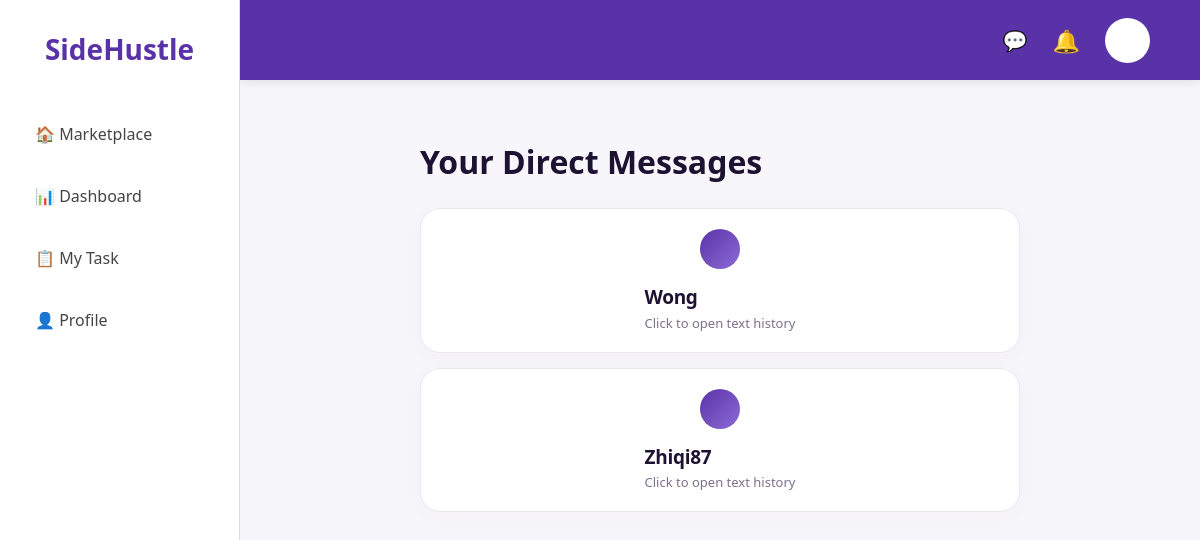
Page /private_inbox (signed in) on the committed database.
### app.py (models this page shows)
class DirectMessage(db.Model):
    id = db.Column(db.Integer, primary_key=True)
    sender_username = db.Column(db.String(50), nullable=False)
    receiver_username = db.Column(db.String(50), nullable=False)
    content = db.Column(db.Text, nullable=False)
    timestamp = db.Column(db.DateTime, default=db.func.now())
    is_read = db.Column(db.Boolean, default=False)

### app.py (the view)
@app.route('/private_inbox')
def private_inbox():
    if 'user_id' not in session:
        return redirect(url_for('login'))
    current_user = User.query.get(session['user_id'])
    sent_msgs = DirectMessage.query.filter_by(sender_username=current_user.username).all()
    rcvd_msgs = DirectMessage.query.filter_by(receiver_username=current_user.username).all()
    chat_partners = set()
    for msg in sent_msgs:
        chat_partners.add(msg.receiver_username)
    for msg in rcvd_msgs:
        chat_partners.add(msg.sender_username)
    return render_template('private_inbox.html', chat_partners=list(chat_partners), user=current_user)

### app.py (called while the page is built)
@app.context_processor
def inject_notifications():
    if 'user_id' in session:
        current_user = User.query.get(session['user_id'])
        if current_user:
            user_notifications = Notification.query.filter_by(
                user_id=current_user.id
            ).order_by(Notification.id.desc()).limit(5).all()
            return dict(notifications=user_notifications)
        else:
            session.pop('user_id', None)
    return dict(notifications=[])

@app.context_processor
def inject_notifications():
    if 'user_id' in session:
        current_user = User.query.get(session['user_id'])
        if current_user:
            user_notifications = Notification.query.filter_by(user_id=current_user.id).order_by(Notification.id.desc()).limit(5).all()
            return dict(notifications=user_notifications)
        else:
            session.pop('user_id', None)
    return dict(notifications=[])

### templates/private_inbox.html
{% extends "base.html" %}
{% block content %}
<div class="container" style="max-width: 600px; margin: 0 auto; padding: 20px 0;">
    <h1 style="color: #1e1233; font-weight: 800; margin-bottom: 25px;">Your Direct Messages</h1>
    {% if not chat_partners %}
        <div class="card" style="text-align: center; padding: 40px; background: white; border-radius: 20px; border: 1px solid #eae6f0;">
            <p style="color: #7b728c;">No private chats found. You can message people directly through task profile links!</p>
        </div>
    {% else %}
        <div style="display: flex; flex-direction: column; gap: 15px;">
            {% for partner in chat_partners %}
                <a href="{{ url_for('private_chat', username=partner) }}" style="text-decoration: none; color: inherit; display: block;">
                    <div class="card" style="min-height: auto; padding: 20px; display: flex; align-items: center; gap: 15px; background: white; border-radius: 20px; border: 1px solid #eae6f0; transition: 0.2s;">
                        <div style="width: 40px; height: 40px; background: linear-gradient(135deg, #5a32a8, #8c6cd4); border-radius: 50%;"></div>
                        <div>
                            <h3 style="margin: 0; font-size: 16px; color: #1e1233;">{{ partner }}</h3>
                            <p style="margin: 3px 0 0 0; font-size: 13px; color: #7b728c;">Click to open text history</p>
                        </div>
                    </div>
                </a>
            {% endfor %}
        </div>
    {% endif %}
</div>
{% endblock %}

### static/style.css (style rules this page uses)
* { box-sizing: border-box; margin: 0; padding: 0; }
body { font-family: 'Segoe UI', Roboto, Helvetica, Arial, sans-serif; background-color: #f7f6fa; color: #2d263b; overflow-x: hidden; }
.card { background: #ffffff; border-radius: 20px; padding: 24px; border: 1px solid #eae6f0; box-shadow: 0 4px 20px rgba(90, 50, 168, 0.03); display: flex; flex-direction: column; justify-content: space-between; min-height: 320px; transition: all 0.3s cubic-bezier(0.25, 0.8, 0.25, 1); }
.card h3 { font-family: system-ui, -apple-system, BlinkMacSystemFont, 'SF Pro Display', 'Segoe UI', Roboto, sans-serif !important; font-size: 19px !important; font-weight: 600 !important; color: #1e1233 !important; line-height: 1.4 !important; letter-spacing: -0.3px !important; text-transform: capitalize; }

### rows in the picture
DirectMessage: receiver_username "Wong"
DirectMessage: receiver_username "Zhiqi87"
